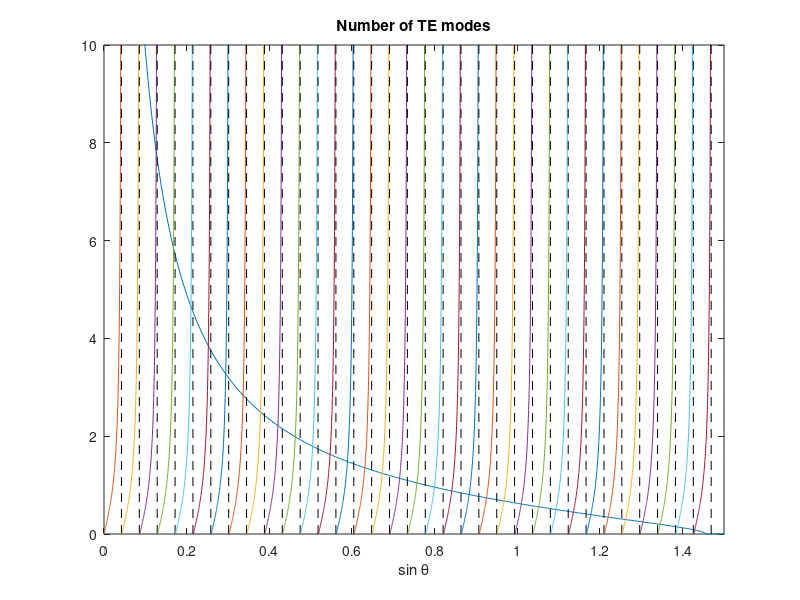

MATLAB code for this plot:
wavelength = 0.85; %um
d = 9.83; % um
n1 = 1.5;
n2 = 1.49;
%theta = linspace(0,2*pi,1e3);
theta = linspace(0,pi,1e3);
thetac = asin(n2/n1);
y = sqrt((sin(thetac))^2./(sin(theta)).^2 - 1);
x = zeros(12,1e2);
theta1 = x;
plot(theta,y)
hold on
for m = 0:33
    theta1(m+1,:) = linspace(wavelength/(2*d)*m,wavelength/(2*d)*(m+1)-1/1000,1e2);
    x(m+1,:) = tan(pi*d*theta1(m+1,:)/wavelength - m*pi/2);
    plot(theta1(m+1,:),x(m+1,:))
    plot([max(theta1(m+1,:)) max(theta1(m+1,:))], [0 10],'k--')
end
%plot(theta1(1,:),x(1,:),theta1(2,:),x(2,:),theta,y) 
ylim([0 10])
xlim([0 1.5])
xlabel('sin \theta')
title('Number of TE modes')
